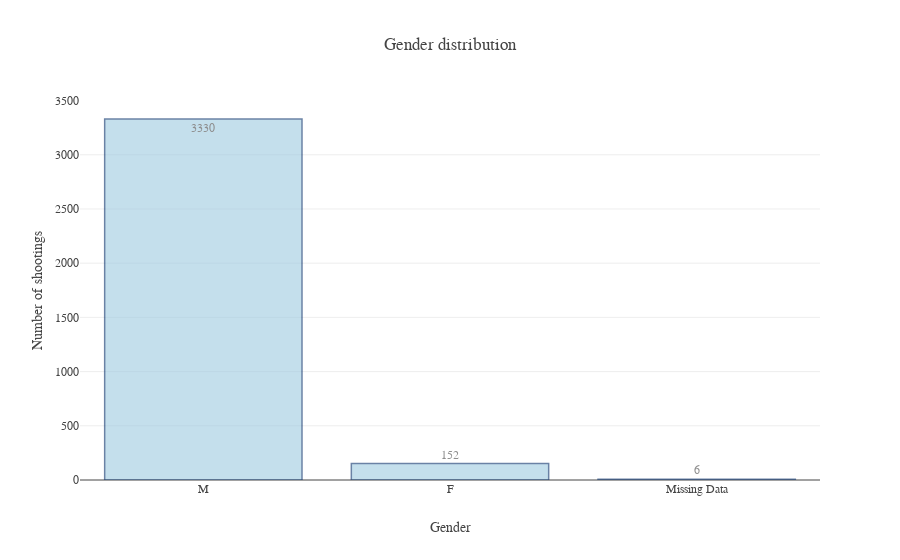

The cell this chart's notebook holds for it:
### Markdown cell above
## Feature Distributions
---

Often times it's useful to look at how many times a certain value appears in column, especially if the column has categorical values.

The next few bar plots show various distributions for some of the columns in the dataset.
* **Gender distribution**: Look at how many M/F and missing values are in the entire dataset. "Missing Data" means the gender information is missing from the dataset. In the dataset this is represented as NaN (not a number).
* **Race distribution**: Look at how many fatal shootings for each race occur in the dataset.
* **Manner of death distribution**: See how many different manner of deaths there are for entire dataset.
* **Flee distribution**: Data is recorded whether the person shot was trying to flee from the police.

### Code cell
# Gender distribution
gender_counts = data['gender'].value_counts(dropna=False)
x = gender_counts.index.fillna('Missing Data')
y = gender_counts.values

# Create trace
trace_data = go.Bar(x=x,
                    y=y,
                    text=y,
                    textposition = 'auto',
                    marker=dict(
                        color='rgb(158,202,225)',
                        line=dict(
                            color='rgb(8,48,107)',
                            width=1.5),
                    ),
                    opacity=0.6
                   )

# Create layour
layout = go.Layout(font = dict(family = "Overpass"),
                   title = "Gender distribution",
                   xaxis = dict(title = "Gender"),
                   yaxis = dict(title = "Number of shootings")
                  )
fig = go.Figure(data=[trace_data], layout=layout)
plotly.offline.iplot(fig , validate=False, show_link=False, image='png', filename='gender-distribution')

### Figure 1 — Plotly figure (JSON) as saved in the notebook; plotly's stock layout.template omitted (floating-point values rounded to 4 significant figures)
{"data": [{"marker": {"color": "rgb(158,202,225)", "line": {"color": "rgb(8,48,107)", "width": 1.5}}, "opacity": 0.6, "text": ["3330", "152", "6"], "textposition": "auto", "type": "bar", "uid": "56fcfa28-8662-11e8-9465-8c85909d7190", "x": ["M", "F", "Missing Data"], "y": [3330, 152, 6]}], "layout": {"font": {"family": "Overpass"}, "title": "Gender distribution", "xaxis": {"title": "Gender"}, "yaxis": {"title": "Number of shootings"}}}
